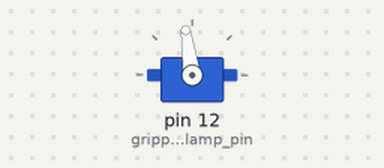
The sketch below on a simulated Arduino Uno, built with avr-gcc and run on an emulated ATmega328P. On the bench: servo. What the sketch prints to the serial monitor is not drawn.

Above: at 1.05 s.
Timing chart, 0 to 6.2 s (numbered marks = the images above):
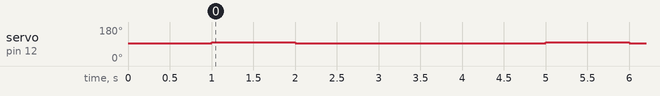

The sketch:

gripper-clamp-test-script.ino
```cpp
# include <Servo.h>

// Initialise the gripper
Servo gripper_clamp;
const byte gripper_clamp_pin = 12;

void setup() {
  // Setup serial monitor
  Serial.begin(9600);

  // Setup gripper
  gripper_clamp.attach(gripper_clamp_pin);
  gripper_clamp.writeMicroseconds(1500);
  delay(1000);
}

void loop() {
    // Code to test gripper
    gripper_clamp.writeMicroseconds(1550);
    Serial.println("Gripper clamp: running");
    delay(1000);
    gripper_clamp.writeMicroseconds(1500);
    Serial.println("Gripper clamp: stop");
    delay(3000);
}
```

Measured:
- by itself, servo on pin 12 (gripper_clamp_pin): alternates 98° for 1.0 s and 93° for 3.0 s
